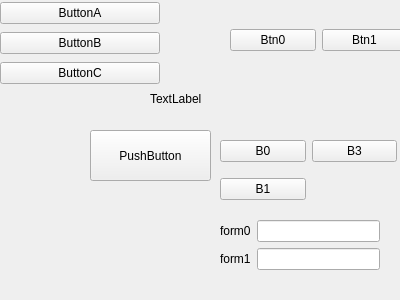
<?xml version="1.0" encoding="UTF-8"?>
<ui version="4.0">
 <class>ExampleWidget</class>
 <widget class="QWidget" name="ExampleWidget">
  <property name="geometry">
   <rect>
    <x>0</x>
    <y>0</y>
    <width>400</width>
    <height>300</height>
   </rect>
  </property>
  <property name="windowTitle">
   <string>Form</string>
  </property>
  <widget class="QPushButton" name="example_push_button">
   <property name="geometry">
    <rect>
     <x>90</x>
     <y>130</y>
     <width>121</width>
     <height>51</height>
    </rect>
   </property>
   <property name="text">
    <string>PushButton</string>
   </property>
  </widget>
  <widget class="QLabel" name="example_label">
   <property name="geometry">
    <rect>
     <x>150</x>
     <y>90</y>
     <width>67</width>
     <height>17</height>
    </rect>
   </property>
   <property name="text">
    <string>TextLabel</string>
   </property>
  </widget>
  <widget class="QWidget" name="verticalLayoutWidget">
   <property name="geometry">
    <rect>
     <x>0</x>
     <y>0</y>
     <width>160</width>
     <height>89</height>
    </rect>
   </property>
   <layout class="QVBoxLayout" name="verticalLayout">
    <item>
     <widget class="QPushButton" name="pushButton">
      <property name="text">
       <string>ButtonA</string>
      </property>
     </widget>
    </item>
    <item>
     <widget class="QPushButton" name="pushButton_2">
      <property name="text">
       <string>ButtonB</string>
      </property>
     </widget>
    </item>
    <item>
     <widget class="QPushButton" name="pushButton_3">
      <property name="text">
       <string>ButtonC</string>
      </property>
     </widget>
    </item>
   </layout>
  </widget>
  <widget class="QWidget" name="horizontalLayoutWidget">
   <property name="geometry">
    <rect>
     <x>230</x>
     <y>0</y>
     <width>177</width>
     <height>80</height>
    </rect>
   </property>
   <layout class="QHBoxLayout" name="horizontalLayout">
    <item>
     <widget class="QPushButton" name="pushButton_5">
      <property name="text">
       <string>Btn0</string>
      </property>
     </widget>
    </item>
    <item>
     <widget class="QPushButton" name="pushButton_4">
      <property name="text">
       <string>Btn1</string>
      </property>
     </widget>
    </item>
   </layout>
  </widget>
  <widget class="QWidget" name="gridLayoutWidget">
   <property name="geometry">
    <rect>
     <x>220</x>
     <y>130</y>
     <width>177</width>
     <height>80</height>
    </rect>
   </property>
   <layout class="QGridLayout" name="gridLayout">
    <item row="1" column="0">
     <widget class="QPushButton" name="pushButton_7">
      <property name="text">
       <string>B1</string>
      </property>
     </widget>
    </item>
    <item row="0" column="0">
     <widget class="QPushButton" name="pushButton_6">
      <property name="text">
       <string>B0</string>
      </property>
     </widget>
    </item>
    <item row="0" column="1">
     <widget class="QPushButton" name="pushButton_8">
      <property name="text">
       <string>B3</string>
      </property>
     </widget>
    </item>
   </layout>
  </widget>
  <widget class="QWidget" name="formLayoutWidget">
   <property name="geometry">
    <rect>
     <x>220</x>
     <y>220</y>
     <width>160</width>
     <height>80</height>
    </rect>
   </property>
   <layout class="QFormLayout" name="formLayout">
    <item row="0" column="0">
     <widget class="QLabel" name="label">
      <property name="text">
       <string>form0</string>
      </property>
     </widget>
    </item>
    <item row="1" column="0">
     <widget class="QLabel" name="label_2">
      <property name="text">
       <string>form1</string>
      </property>
     </widget>
    </item>
    <item row="0" column="1">
     <widget class="QLineEdit" name="lineEdit"/>
    </item>
    <item row="1" column="1">
     <widget class="QLineEdit" name="lineEdit_2"/>
    </item>
   </layout>
  </widget>
 </widget>
 <resources/>
 <connections/>
</ui>
